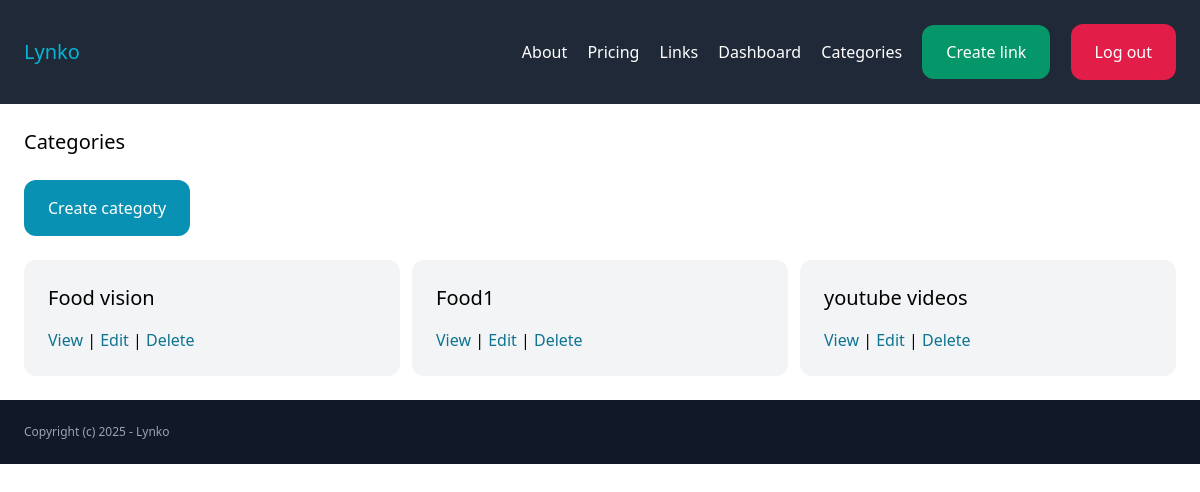
Page /links/categories/ (signed in) on the committed database.
### link/models.py (models this page shows, shortened)
class Category(models.Model):
    name = models.CharField(max_length=255)
    created_by = models.ForeignKey(User, related_name='categories', on_delete=models.CASCADE)
    created_at = models.DateTimeField(auto_now_add=True)
    class Meta:
        ordering =('name',)

### link/views.py (the view)
# urls.py: path('categories/', views.categories, name='categories'),
@login_required
def categories(request):
    categories = Category.objects.filter(created_by=request.user)
    return render(request, 'link/categories.html',{
        'categories': categories,
    })

### link/templates/link/categories.html (shortened to what this page needs)
{% extends 'core/base.html' %}
{% block content %}
    <h1 class="mb-6 text-xl">Categories</h1>
    <a href="{% url 'link:create_category' %}" class="inline-block mb-6 py-4 px-6 bg-cyan-600 text-white rounded-xl">Create categoty</a>
    <div class="grid grid-cols-3 gap-3">
        {% for category in categories %}
            <div class="bg-gray-100 p-6 rounded-xl">
                <h2 class="mb-4 text-xl">{{ category.name }}</h2>
                <a href="{% url 'link:links' %}?category={{ category.id }}" class="text-cyan-700">View</a>
                |
                <a href="{% url 'link:edit_category' category.id %}" class="text-cyan-700">Edit</a>
                |
                <a href="{% url 'link:delete_category' category.id %}" class="text-cyan-700">Delete</a>
            </div>
        {% endfor %}
    </div>
{% endblock %}

### rows in the picture
Category: name "Food vision"
Category: name "Food1"
Category: name "youtube videos"
